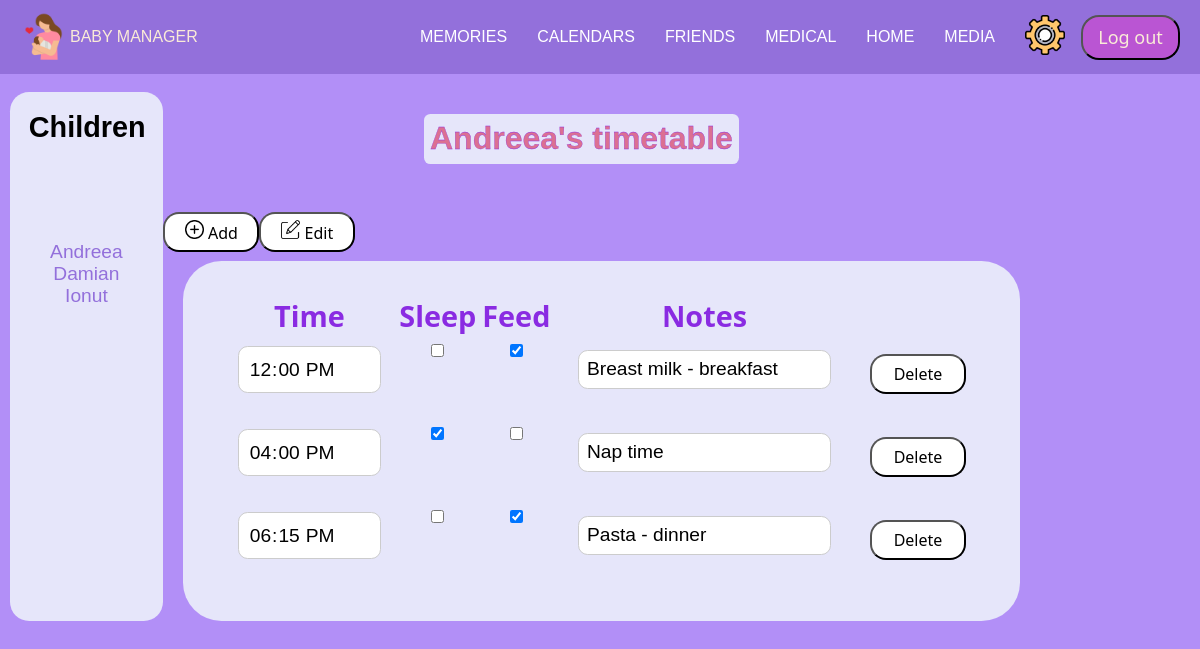
Before: /Calendars/Calendars-child.php?id=1 (signed in) with the older database file.
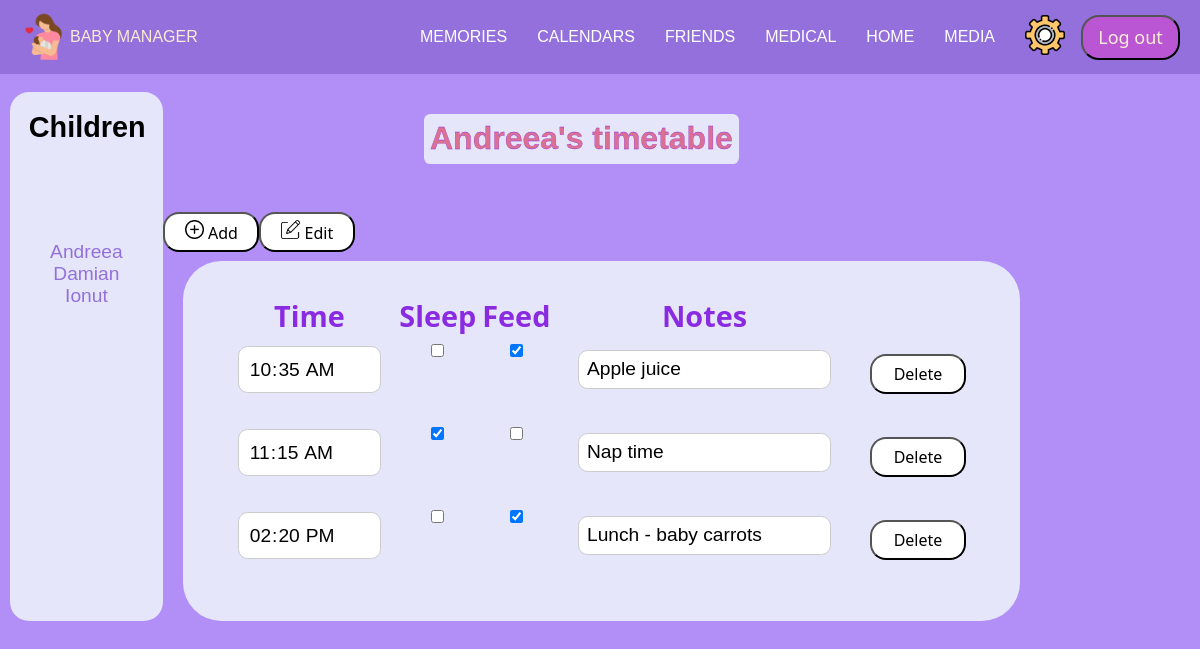
After: the same page with the newer database file.
### tables this page shows
CREATE TABLE `child` (
  `id` int(11) NOT NULL,
  `id_parent` int(11) NOT NULL,
  `firstname` varchar(200) NOT NULL,
  `lastname` varchar(200) NOT NULL,
  `birthday` date NOT NULL,
  `gender` varchar(50) NOT NULL
);

CREATE TABLE `calendar` (
  `id` int(11) NOT NULL,
  `id_user` int(11) NOT NULL,
  `id_child` int(11) NOT NULL,
  `time` time NOT NULL,
  `sleep` tinyint(1) DEFAULT NULL,
  `feed` tinyint(1) DEFAULT NULL,
  `notes` varchar(100) NOT NULL
);

### Calendars/calendars-service.php (called while the page is built, shortened)
<?php
require '../config.php';
function getCalendar($user_id, $id_child) {
    global $mysql;
    $sql= "SELECT * FROM calendar where id_user=? and id_child=? order by time asc";
    $stmt = $mysql->prepare($sql);
    $stmt->bind_param('ii', $user_id, $id_child);
    $stmt->execute();
    $result = $stmt->get_result();
    $calendar = array();
    while($row = $result->fetch_assoc()) {
        $calendar[] = $row;
    }
    return $calendar;
}
function getNameChild($id_child) {
    global $mysql;
    $sql = "SELECT firstname FROM child where id=?";
    $stmt = $mysql->prepare($sql);
    $stmt->bind_param('i', $id_child);
    $stmt->execute();
    $name= $stmt->get_result();
    $res=$name->fetch_assoc();
    return $res['firstname'];
}
?>

### Calendars/Calendars-child.php (the view, shortened to what this page needs)
<?php
    require "../config.php";
    require "calendars-service.php";
    $user_id = $_SESSION["id"];
    $id_child = $_GET['id'];
    $calendar = getCalendar($user_id, $id_child);
?>
<!DOCTYPE html>
<html lang="en-US">
<head>
    <link href="../admin-topbar.css" rel="stylesheet" />
    <link href="Style-calendars-child3.css" rel="stylesheet" />
    <link rel="stylesheet" href="https://cdnjs.cloudflare.com/ajax/libs/font-awesome/6.0.0-beta2/css/all.min.css" />
</head>
<body>
    <?php require "../login-topbar.php"; ?>
        <div class="page">
            <?php require "leftbar-calendars.php"; ?>
            <div class="container">
                <h1> <?php echo getNameChild($id_child); ?>'s timetable</h1>
                <div class="buttons">
                        <a href="Add-calendars.php?id=<?php echo $id_child; ?>">
                            <button>
                                <img src="../Photos/Add.png" alt="add">
                                Add
                            </button>
                        </a>
                        <a href="Edit-calendars.php?id=<?php echo $id_child; ?>">
                            <button>
                                <img src="../Photos/Edit.png" alt="edit">
                                Edit
                            </button>
                        </a>
                </div>
                <form id="table-calender" name="calendar" method="post"  action="">
                    <table>
                        <div class="labels">
                            <tr>
                                <th><label for="time">Time</label></th>
                                <th><label for="Sleep">Sleep</label></th>
                                <th><label for="Feed">Feed</label></th>
                                <th><label for="notes">Notes</label></th>
                            </tr>
                        </div>
                        <?php
                           foreach($calendar as $row) {
                        ?>
                        <tr>
                            <div class="valori">
                                <div class="time-inp">
                                    <td><input type="time" value="<?php echo $row['time']; ?>" id="time" name="time" readonly></td>
                                </div>
                                <div class="sleep-chk">
                                    <?php
                                        if($row['sleep'] == 1)
                                        {
                                    ?>
                                        <td><input type="checkbox" id="sleep" name="sleep" onclick="return false;"  checked></td>
                                    <?php
                                        } else {
                                    ?>
                                        <td><input type="checkbox" id="sleep" name="sleep" onclick="return false;" ></td>
                                    <?php
                                        }
                                    ?>
                                </div>
                                <div class="feed-chk">
                                    <?php
                                        if($row['feed'] == 1)
                                        {
                                    ?>
                                        <td><input type="checkbox" id="feed" name="feed" onclick="return false;" checked></td>
                                    <?php
                                        } else {
                                    ?>
                                        <td><input type="checkbox" id="feed" name="feed" onclick="return false;"></td>
                                    <?php
                                        }
                                    ?>
                                </div>
                                <div class="note-in">
                                    <td><input type="text" id="note" name="note" value="<?php echo $row['notes']; ?>" readonly></td>
                                </div>
                                <td>
                                    <form method="post">
                                        <input type="submit" name="delete" value="Delete">
                                    </form>
                                </td>
                            </div>
                        </tr>
                        <?php
                            }
                        ?>
                    </table>
                </form>
            </div>
        </div>
</body>
</html>

### login-topbar.php (shortened to what this page needs)
<head>
    <link href="../admin-topbar.css" rel="stylesheet" />
    <link rel="stylesheet" href="https://cdnjs.cloudflare.com/ajax/libs/font-awesome/6.0.0-beta2/css/all.min.css" /></head>
</head>
<header>
        <nav>
            <ul class='nav-bar'>
                <div class='logo'>
                        <img src='../photos/Baby manager.png'/>
                        <span class='logo-name'>BABY MANAGER</span>
                  </div>
                <span class="menu">
                    <li><a href="../Memories/Memories.php">Memories</a></li>
                    <li><a href="../Calendars/Calendars.php">Calendars</a></li>
                    <li><a href="../Friends/friends.php">Friends</a></li>
                    <li><a href="../Medical/Medical.php">Medical</a></li>
                    <li><a href="../Welcome-logged-in.php">Home</a></li>
                    <li><a href="../Media/media.php">Media</a></li>
                    <li class='settings'>
                        <a href='../Settings/settings.php'>
                            <img src='../Photos/settings.png'/>
                        </a>
                    </li>
                    <a href="../Welcome.html" >
                    <button class="logout"> Log out </button></a>
                </span>
            </ul>
        </nav>
        </header>

### Calendars/leftbar-calendars.php
<?php
    $user_id = $_SESSION["id"];
    $sql2= mysqli_query($mysql, "SELECT * FROM child where id_parent='$user_id'");
?>
<div class="leftbar">
    <h2>Children</h2>
    <ul class="choose-child">
        <?php
            while ($row = mysqli_fetch_assoc($sql2)) {
                $child_name = $row['firstname'];
                $child_id = $row['id'];
        ?>
            <li> <a href="Calendars-child.php?id=<?php echo $child_id; ?>" class="child"> <?php echo $child_name; ?> </a> </li>
        <?php
            }
        ?>
    </ul>
 </div>

### admin-topbar.css (style rules this page uses)
* { box-sizing: border-box; margin: 0; padding: 0; }
body { font-family: "Poppins", sans-serif; --color1: #FFF ; --color2: mediumpurple; }
.nav-bar { width: 100%; display: flex; justify-content: space-between; align-items: center; list-style: none; position: relative; background-color: var(--color2); padding: 12px 20px; }
.logo { display: flex; color: antiquewhite; flex-direction: row; }
.logo img { width: 50px; }
.logo-name { display: flex; justify-content: center; align-items: center; }
.settings img { width:40px; margin-right: 1em; }
.menu { display: flex; align-items: center; }
.menu li { padding-left: 30px; }
.menu li a { display: inline-block; text-decoration: none; color: var(--color1); text-align: center; transition: 0.15s ease-in-out; position: relative; text-transform: uppercase; }
.menu li a::after { content: ""; position: absolute; bottom: 0; left: 0; width: 0; height: 1px; background-color: var(--color1); transition: 0.15s ease-in-out; }
.logout { align-self: center; font-size: large; font-family: 'Segoe UI', Tahoma, Geneva, Verdana, sans-serif; color:antiquewhite; background-color:mediumorchid; border-radius:1.0em; height: 2.5em; width: 5.5em; }

### Calendars/Style-calendars-child3.css (style rules this page uses)
body { background-color: #B28FF7; }
.page { display: flex; flex-direction: row; margin-top: .5em; }
.container { display: flex; flex-direction: column; }
#table-calender { margin-left: 20px; margin-right: 20px; font-size: 1.2em; display: flex; flex-direction: column; margin-top: .5em; background-color: lavender; border-radius: 2em; padding: 2em; width: 100%; }
#table-calender label { font-size: 1.5em; line-height: 1em; margin-bottom: 1em; font-family: 'Segoe UI', Tahoma, Geneva, Verdana, sans-serif; color:blueviolet; justify-content: space-around; }
.time-inp, .sleep-chk, .feed-chk, .note-in { display: flex; flex-direction: column; align-items: center; }
.valori, .labels { display: flex; flex-direction: row; justify-content: center; }
table td { padding: 10px; text-align: center; }
input[type="time"] { font-family: 'Lucida Sans', 'Lucida Sans Regular', 'Lucida Grande', 'Lucida Sans Unicode', Geneva, Verdana, sans-serif; font-size: 1em; line-height: 1em; padding: .5em; border-radius: 0.5em; border: 1px solid #ccc; margin-bottom: .5em; }
input[type="text"] { font-family: 'Lucida Sans', 'Lucida Sans Regular', 'Lucida Grande', 'Lucida Sans Unicode', Geneva, Verdana, sans-serif; font-size: 1em; line-height: 1em; padding: .4em; border-radius: 0.5em; border: 1px solid #ccc; margin-bottom: .5em; width: 500px; }
.buttons button, input[type="submit"] { font-size: medium; font-family: 'Segoe UI', Tahoma, Geneva, Verdana, sans-serif; background: white; border-radius: 1em; height: 2.5em; width: 6em; align-items: center; }
.buttons { display: flex; flex-direction: row; }
.buttons button img, .delete-buttons img { width: 1.2em; }
input[type="checkbox"] { font-family: 'Lucida Sans', 'Lucida Sans Regular', 'Lucida Grande', 'Lucida Sans Unicode', Geneva, Verdana, sans-serif; font-size: 5em; line-height: 5em; padding: .5em; border-radius: 0.5em; border: 1px solid #ccc; margin-bottom: .5em; vertical-align: middle; }
.leftbar { font-family: 'Lucida Sans', 'Lucida Sans Regular', 'Lucida Grande', 'Lucida Sans Unicode', Geneva, Verdana, sans-serif; background-color: lavender; display: flex; flex-direction: column; width: 8em; padding: 1em; margin-top: .5em; margin-left: .5em; font-size: larger; border-radius: 1em; }
.leftbar h2 { border-radius: .2em; margin-bottom: 2em; }
.choose-child { list-style-type: none; display: flex; flex-direction: column; align-items: center; position: relative; margin-top: 40px; }
.choose-child .child { text-decoration: none; color: mediumpurple; }
h1 { font-size: xx-large; color: palevioletred; flex-direction: row; font-family: 'Lucida Sans', 'Lucida Sans Regular', 'Lucida Grande', 'Lucida Sans Unicode', Geneva, Verdana, sans-serif; margin-bottom: 1em; margin-top: 1em; align-self:center; background-color: lavender; border-radius: .2em; padding: .2em; -webkit-text-stroke: .3px blueviolet; }
@media (max-width:1220px) { input[type="text"] { width: 90%; } }

Changed rows visible on the page:
removed calendar: time "12:00:00", note "Breast milk - breakfast"
removed calendar: time "16:00:00", note "Nap time"
removed calendar: time "18:15:00", note "Pasta - dinner"
added calendar: time "10:35:00", note "Apple juice"
added calendar: time "11:15:00", note "Nap time"
added calendar: time "14:20:00", note "Lunch - baby carrots"
